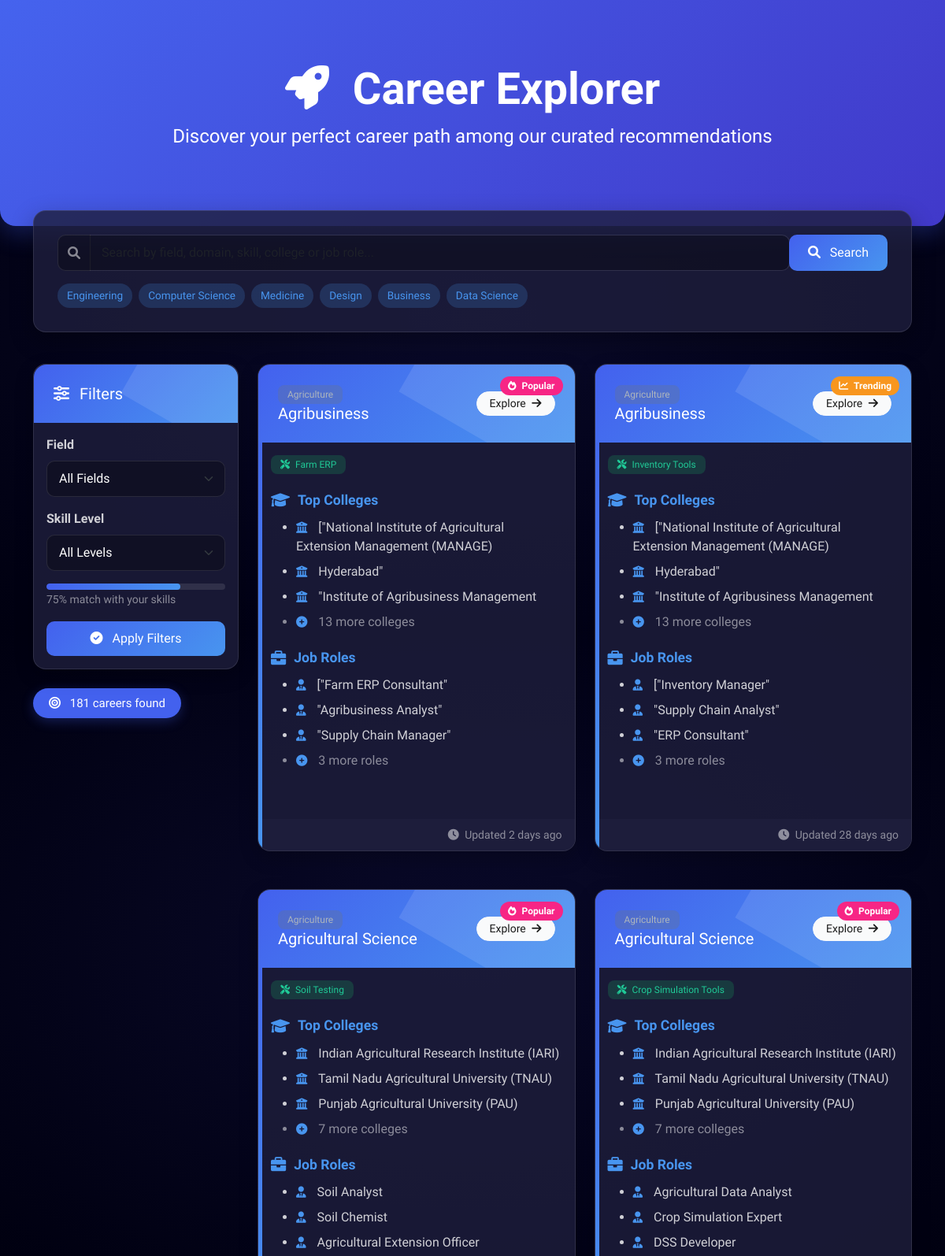
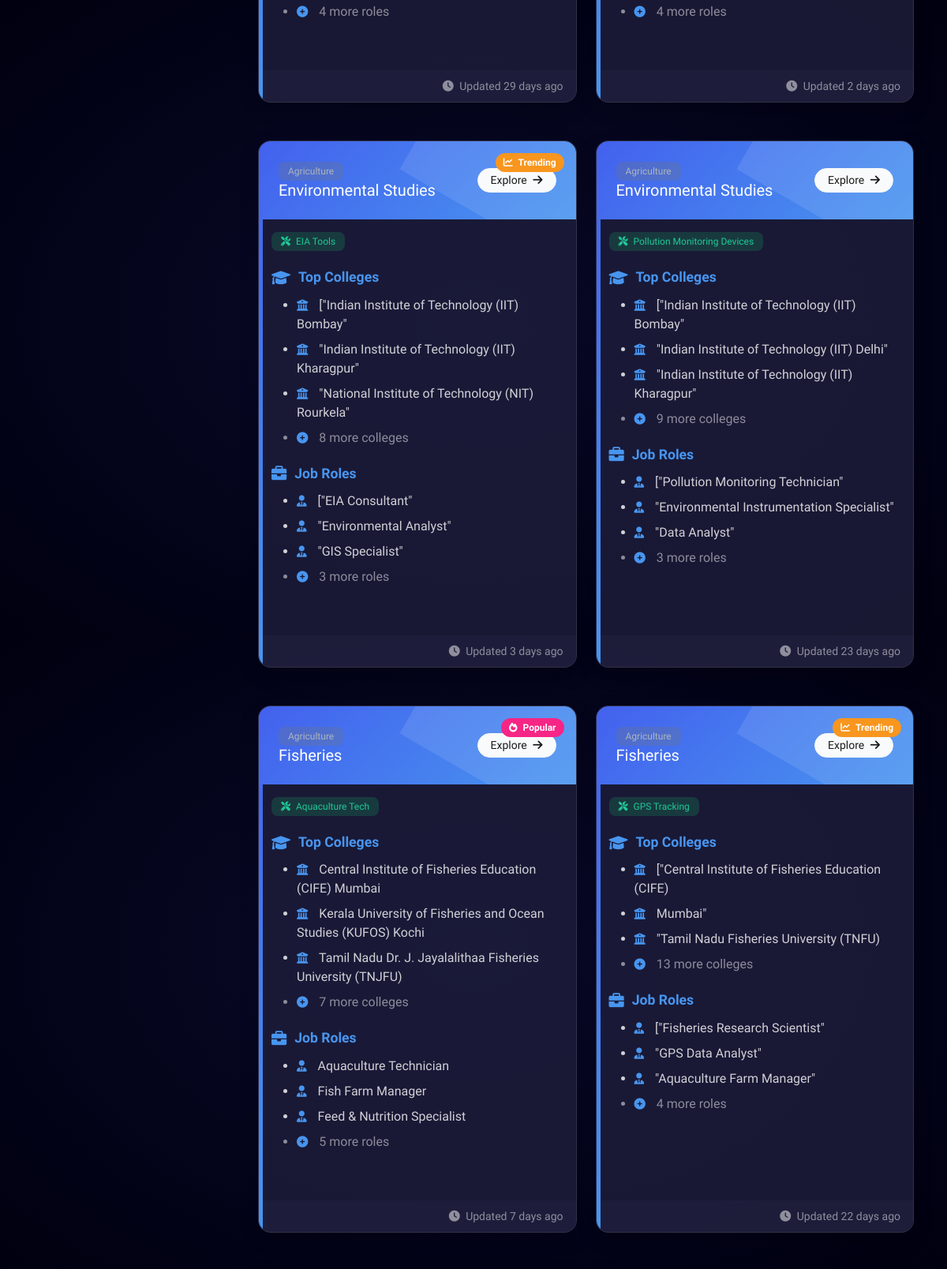
Page /Forms/ViewAllRecommendations.php (upper part) on the committed database (2 pictures, top to bottom).
### tables this page shows
CREATE TABLE `career_recommendation` (
  `field` varchar(100) DEFAULT NULL,
  `domain` varchar(100) DEFAULT NULL,
  `technical_skill` varchar(100) DEFAULT NULL,
  `best_colleges` text DEFAULT NULL,
  `core_subjects` text DEFAULT NULL,
  `recommended_books` text DEFAULT NULL,
  `online_courses` text DEFAULT NULL,
  `youtube_channels` text DEFAULT NULL,
  `websites` text DEFAULT NULL,
  `placement_info` text DEFAULT NULL,
  `job_roles` text DEFAULT NULL,
  `job_status` text DEFAULT NULL,
  `salary_info` text DEFAULT NULL,
  `training_internship` text DEFAULT NULL,
  `career_path` text DEFAULT NULL,
  `certifications` text DEFAULT NULL
);

### Forms/ViewAllRecommendations.php (the view, shortened to what this page needs)
<?php
include 'db_connect.php';
$search = isset($_POST['search']) ? trim($_POST['search']) : '';
$filter = '';
$sql = "SELECT * FROM career_recommendation $filter ORDER BY field, domain";
$result = $conn->query($sql);
?>
<!DOCTYPE html>
<html>
<head>
   <link href="https://cdn.jsdelivr.net/npm/bootstrap@5.3.0/dist/css/bootstrap.min.css" rel="stylesheet">
   <link rel="stylesheet" href="https://cdnjs.cloudflare.com/ajax/libs/animate.css/4.1.1/animate.min.css">
   <link rel="stylesheet" href="https://cdnjs.cloudflare.com/ajax/libs/font-awesome/6.0.0/css/all.min.css">
</head>
<body>
   <div class="hero-section text-center animate__animated animate__fadeIn">
      <div class="container">
         <h1 class="display-4 fw-bold"><i class="fas fa-rocket me-3 floating-animation"></i> Career Explorer</h1>
         <p class="lead fs-4">Discover your perfect career path among our curated recommendations</p>
      </div>
   </div>
   <div class="container">
      <div class="search-card animate__animated animate__fadeInUp">
         <form method="POST">
            <div class="input-group">
               <span class="input-group-text"><i class="fas fa-search text-muted"></i></span>
               <input type="text" name="search" class="form-control search-input"
                  placeholder="Search by field, domain, skill, college or job role..."
                  value="<?= htmlspecialchars($search) ?>">
               <button type="submit" class="btn btn-primary px-4">
                  <i class="fas fa-search me-2"></i> Search
               </button>
            </div>
            <div class="tag-cloud mt-3">
               <span class="tag">Engineering</span>
               <span class="tag">Computer Science</span>
               <span class="tag">Medicine</span>
               <span class="tag">Design</span>
               <span class="tag">Business</span>
               <span class="tag">Data Science</span>
            </div>
         </form>
      </div>
      <div class="row">
         <div class="col-md-3">
            <div class="filter-card card mb-4">
               <div class="card-header">
                  <h5 class="mb-0"><i class="fas fa-sliders-h me-2"></i> Filters</h5>
               </div>
               <div class="card-body">
                  <div class="mb-3">
                     <label class="form-label fw-semibold">Field</label>
                     <select class="form-select" id="fieldFilter">
                        <option value="">All Fields</option>
                     </select>
                  </div>
                  <div class="mb-3">
                     <label class="form-label fw-semibold">Skill Level</label>
                     <select class="form-select" id="skillFilter">
                        <option value="">All Levels</option>
                     </select>
                  </div>
                  <div class="progress-container">
                     <div class="progress-bar" style="width: 75%"></div>
                  </div>
                  <small class="text-muted">75% match with your skills</small>
                  <button class="btn btn-primary w-100 mt-3" id="applyFilters">
                     <i class="fas fa-check-circle me-2"></i> Apply Filters
                  </button>
               </div>
            </div>
            <div class="result-count animate__animated animate__fadeIn pulse-animation">
               <i class="fas fa-bullseye me-2"></i> <?= $result->num_rows ?> careers found
            </div>
         </div>
         <div class="col-md-9">
            <?php if ($result->num_rows > 0): ?>
               <div class="row g-4" id="careerContainer">
                  <?php
                  $animationDelay = 0;
                  while ($row = $result->fetch_assoc()):
                     $animationDelay += 0.1;
                     $isPopular = rand(0, 1);
                     $isTrending = rand(0, 1);
                     ?>
                     <div class="col-lg-6 mb-4 animate-card" style="animation-delay: <?= $animationDelay ?>s">
                        <div class="career-card card h-100">
                           <?php if ($isPopular): ?>
                              <div class="popular-label">
                                 <i class="fas fa-fire me-1"></i> Popular
                              </div>
                           <?php elseif ($isTrending): ?>
                              <div class="trending-label">
                                 <i class="fas fa-chart-line me-1"></i> Trending
                              </div>
                           <?php endif; ?>
                           <div class="card-header d-flex justify-content-between align-items-center">
                              <div>
                                 <span class="badge badge-field me-2"><?= htmlspecialchars($row['field']) ?></span>
                                 <h5 class="mb-0"><?= htmlspecialchars($row['domain']) ?></h5>
                              </div>
                              <a href="career_display.php?field=<?= urlencode($row['field']) ?>&domain=<?= urlencode($row['domain']) ?>&technical_skill=<?= urlencode($row['technical_skill']) ?>"
                                 class="btn btn-sm btn-light rounded-pill px-3">
                                 Explore <i class="fas fa-arrow-right ms-1"></i>
                              </a>
                           </div>
                           <div class="card-body">
                              <div class="d-flex align-items-center mb-3">
                                 <span class="badge badge-skill me-2">
                                    <i class="fas fa-tools me-1"></i> <?= htmlspecialchars($row['technical_skill']) ?>
                                 </span>
                              </div>
                              <div class="section-title">
                                 <i class="fas fa-graduation-cap"></i> Top Colleges
                              </div>
                              <ul class="mb-3">
                                 <?php
                                 $colleges = explode(',', $row['best_colleges']);
                                 foreach (array_slice($colleges, 0, 3) as $college):
                                    if (!empty(trim($college))):
                                       ?>
                                       <li class="mb-2">
                                          <i class="fas fa-university list-icon"></i>
                                          <?= htmlspecialchars(trim($college)) ?>
                                       </li>
                                       <?php
                                    endif;
                                 endforeach;
                                 ?>
                                 <?php if (count($colleges) > 3): ?>
                                    <li class="text-muted">
                                       <i class="fas fa-plus-circle list-icon"></i>
                                       <?= count($colleges) - 3 ?> more colleges
                                    </li>
                                 <?php endif; ?>
                              </ul>
                              <div class="section-title">
                                 <i class="fas fa-briefcase"></i> Job Roles
                              </div>
                              <ul>
                                 <?php
                                 $jobs = explode(',', $row['job_roles']);
                                 foreach (array_slice($jobs, 0, 3) as $job):
                                    if (!empty(trim($job))):
                                       ?>
                                       <li class="mb-2">
                                          <i class="fas fa-user-tie list-icon"></i>
                                          <?= htmlspecialchars(trim($job)) ?>
                                       </li>
                                       <?php
                                    endif;
                                 endforeach;
                                 ?>
                                 <?php if (count($jobs) > 3): ?>
                                    <li class="text-muted">
                                       <i class="fas fa-plus-circle list-icon"></i>
                                       <?= count($jobs) - 3 ?> more roles
                                    </li>
                                 <?php endif; ?>
                              </ul>
                           </div>
                           <div class="card-footer bg-transparent border-top-0 text-end">
                              <small class="text-muted">
                                 <i class="fas fa-clock me-1"></i> Updated <?= rand(1, 30) ?> days ago
                              </small>
                           </div>
                        </div>
                     </div>
                  <?php endwhile; ?>
               </div>
            <?php endif; ?>
         </div>
      </div>
   </div>
</body>
</html>

### rows in the picture
career_recommendation: shows "Popular", field "Agriculture", domain "Agribusiness", technical_skill "Farm ERP", best_colleges "[\"National Institute of Agricultural Extension Management (MANAGE)", best_colleges "Hyderabad\"", best_colleges "\"Institute of Agribusiness Management", count($colleges)-3 "13", job_roles "[\"Farm ERP Consultant\"", job_roles "\"Agribusiness Analyst\"", job_roles "\"Supply Chain Manager\"", count($jobs)-3 "3"
career_recommendation: shows "Trending", field "Agriculture", domain "Agribusiness", technical_skill "Inventory Tools", best_colleges "[\"National Institute of Agricultural Extension Management (MANAGE)", best_colleges "Hyderabad\"", best_colleges "\"Institute of Agribusiness Management", count($colleges)-3 "13", job_roles "[\"Inventory Manager\"", job_roles "\"Supply Chain Analyst\"", job_roles "\"ERP Consultant\"", count($jobs)-3 "3"
career_recommendation: shows "Popular", field "Agriculture", domain "Agricultural Science", technical_skill "Soil Testing", best_colleges "Indian Agricultural Research Institute (IARI)", best_colleges "Tamil Nadu Agricultural University (TNAU)", best_colleges "Punjab Agricultural University (PAU)", count($colleges)-3 "7", job_roles "Soil Analyst", job_roles "Soil Chemist", job_roles "Agricultural Extension Officer", count($jobs)-3 "4"
career_recommendation: shows "Popular", field "Agriculture", domain "Agricultural Science", technical_skill "Crop Simulation Tools", best_colleges "Indian Agricultural Research Institute (IARI)", best_colleges "Tamil Nadu Agricultural University (TNAU)", best_colleges "Punjab Agricultural University (PAU)", count($colleges)-3 "7", job_roles "Agricultural Data Analyst", job_roles "Crop Simulation Expert", job_roles "DSS Developer", count($jobs)-3 "4"
career_recommendation: shows "Trending", field "Agriculture", domain "Environmental Studies", technical_skill "EIA Tools", best_colleges "[\"Indian Institute of Technology (IIT) Bombay\"", best_colleges "\"Indian Institute of Technology (IIT) Kharagpur\"", best_colleges "\"National Institute of Technology (NIT) Rourkela\"", count($colleges)-3 "8", job_roles "[\"EIA Consultant\"", job_roles "\"Environmental Analyst\"", job_roles "\"GIS Specialist\"", count($jobs)-3 "3"
career_recommendation: field "Agriculture", domain "Environmental Studies", technical_skill "Pollution Monitoring Devices", best_colleges "[\"Indian Institute of Technology (IIT) Bombay\"", best_colleges "\"Indian Institute of Technology (IIT) Delhi\"", best_colleges "\"Indian Institute of Technology (IIT) Kharagpur\"", count($colleges)-3 "9", job_roles "[\"Pollution Monitoring Technician\"", job_roles "\"Environmental Instrumentation Specialist\"", job_roles "\"Data Analyst\"", count($jobs)-3 "3"
career_recommendation: shows "Popular", field "Agriculture", domain "Fisheries", technical_skill "Aquaculture Tech", best_colleges "Central Institute of Fisheries Education (CIFE) Mumbai", best_colleges "Kerala University of Fisheries and Ocean Studies (KUFOS) Kochi", best_colleges "Tamil Nadu Dr. J. Jayalalithaa Fisheries University (TNJFU)", count($colleges)-3 "7", job_roles "Aquaculture Technician", job_roles "Fish Farm Manager", job_roles "Feed & Nutrition Specialist", count($jobs)-3 "5"
career_recommendation: shows "Trending", field "Agriculture", domain "Fisheries", technical_skill "GPS Tracking", best_colleges "[\"Central Institute of Fisheries Education (CIFE)", best_colleges "Mumbai\"", best_colleges "\"Tamil Nadu Fisheries University (TNFU)", count($colleges)-3 "13", job_roles "[\"Fisheries Research Scientist\"", job_roles "\"GPS Data Analyst\"", job_roles "\"Aquaculture Farm Manager\"", count($jobs)-3 "4"

### other values in the picture
$result->num_rows "181"
